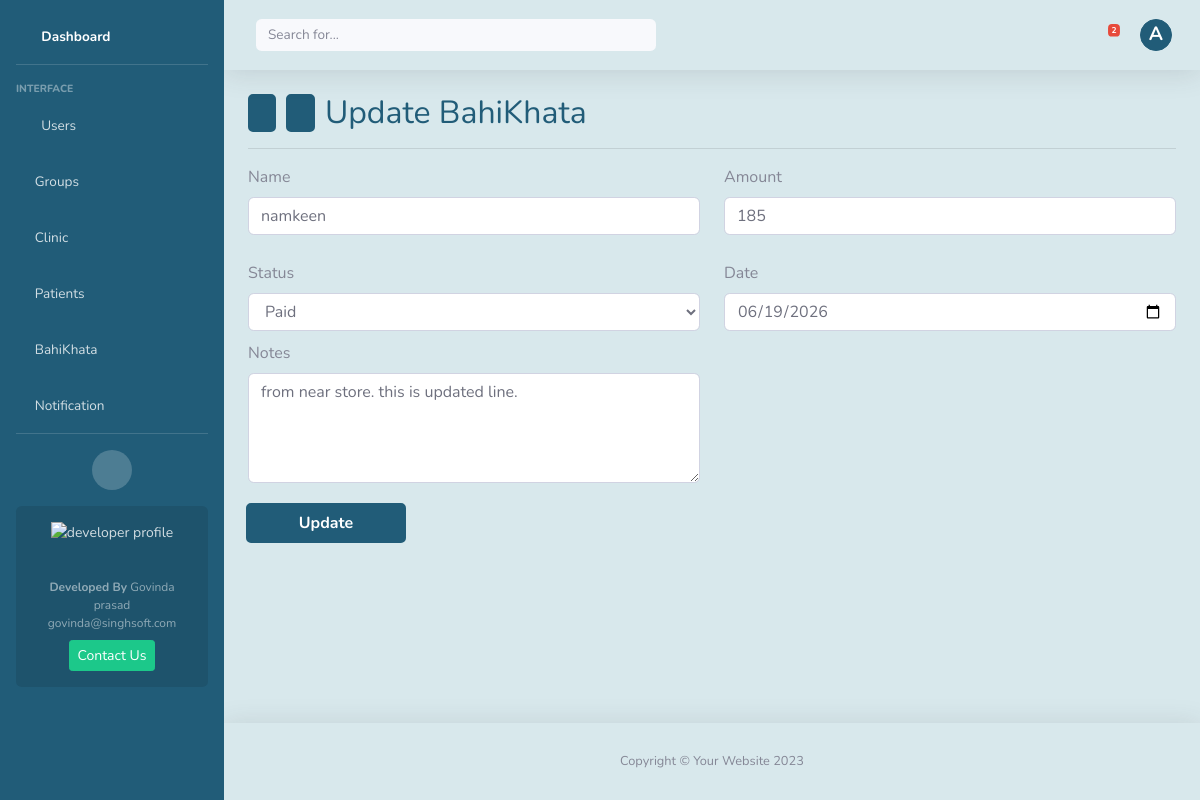
The app's page /bahikhata/update/11/ (signed in) with its own data.
### home/models.py (models this page shows, shortened)
class User(AbstractUser):
    custom_id   = models.CharField(max_length=10, unique=True, blank=False, null=False)
    clinic      = models.ForeignKey('Clinic', on_delete=models.CASCADE, related_name="clinic_users", null=True, blank=True)
    profile_img = models.ImageField(upload_to=rename_image, blank=True)
    phone       = models.CharField(validators=[indian_phone_regex], max_length=15, blank=True, null=True)
    is_superuser= models.BooleanField(default=False)
    is_admin    = models.BooleanField(default=False)    # clinic admin
    is_admin_staff= models.BooleanField(default=False)    # clinic staff
    is_password_reset=models.BooleanField(default=False)
    is_active   = models.BooleanField(default=True)
    updated_at  = models.DateTimeField(auto_now=True)
    objects     = CustomUserManager()

### bahikhata/models.py (models this page shows, shortened)
class BahiKhata(models.Model):
    PAYMENT_STATUS_CHOICES = [
        ('pending', 'Pending'),
        ('paid', 'Paid'),
        ('overdue', 'Overdue'),
    ]
    user = models.ForeignKey(User, on_delete=models.SET_NULL, null=True, blank=True)
    name = models.CharField(max_length=255)
    amount = models.IntegerField()
    notes = models.TextField(blank=True, null=True)
    payment_status = models.CharField(max_length=20, choices=PAYMENT_STATUS_CHOICES, default='paid')
    created_at = models.DateTimeField(default=timezone.now)
    updated_at = models.DateTimeField(auto_now=True)

### bahikhata/views.py (the view, shortened to what this page needs)
# urls.py: path('update/<int:id>/', views.update_bahikhata, name='update_bahikhata'),
@require_http_methods(["GET","POST"])
@login_required(login_url='login')
@permission_required(['khata.change_bahikhata'], raise_exception=True)
def update_bahikhata(request, id):
    try:
        user = request.user
        bill = BahiKhata.objects.get(id=id)
    except BahiKhata.DoesNotExist:
        messages.error(request, "Bill not found.")
    except Exception as e:
        messages.error(request, f"An error occurred: {str(e)}")
    return render(request, 'bahikhata_edit.html', {'record':bill})

### home/context_processors.py (called while the page is built)
def notification_context(request):
    if request.user.is_authenticated:
        unread = Notification.objects.filter(
            receiver=request.user
        ).exclude(
            seen_notes__seen_by=request.user
        ).count()
    else:
        unread = 0
    return {"unread_notifications": unread}

### home/templatetags/custom_filters.py (called while the page is built)
@register.filter
def get_first_letter(username):
    return username[0] if username else '?'

### bahikhata/templates/bahikhata_edit.html (shortened to what this page needs)
{% extends 'layout.html' %}
{% block content %}
    <div class="d-flex justify-content-between align-items-center">
        <div class="nav-container" style="display: flex; gap: 10px; justify-content: center;">
            <button class="cnav-btn" onclick="window.history.back()" title="Back"><i class="fa fa-arrow-left"></i></button>
            <button class="cnav-btn" onclick="window.history.forward()" title="Forward"><i class="fa fa-arrow-right"></i></button>
            <h2 class="mb-0 custome-color-dark">Update BahiKhata</h2>
        </div>
    </div>
    <hr>
    <div id="clinic-from-div">
        <div class="justify-content-center">
            <form method="POST" class="clinic_form">
                <div class="row" style="margin-top: 10px;">
                    <div class="col-sm-6">
                        <label class="form-label">Name</label>
                        <input type="text" class="form-control" name="name" id="product_name" placeholder="Name" style="width: 100%;" maxlength="250"
                            oninput="checkUnique(this)" required value="{{record.name}}">
                    </div>
                    <div class="col-sm-6">
                        <label class="form-label">Amount</label>
                        <input type="number" class="form-control" name="amount" placeholder="100" style="width: 100%;" required value="{{record.amount}}">
                    </div>
                </div>
                <div class="row" style="margin-top: 10px;">
                    <div class="col-sm-6">
                        <label class="form-label">Status</label>
                        <select id="status" class="form-control" name="payment_status" style="width: 100%;">
                            <option value="paid" {% if record.payment_status == 'paid' %}selected{% endif %}>Paid</option>
                        </select>
                    </div>
                    <div class="col-sm-6">
                        <label class="form-label">Date</label>
                        <input type="date" class="form-control" name="created_at" value="{{ record.created_at|date:'Y-m-d' }}" required style="width: 100%;">
                    </div>
                </div>
                <div class="row" style="margin-top: 10px;">
                    <div class="col-sm-6">
                        <label class="form-label">Notes</label>
                        <textarea class="form-control" name="notes" rows="4" style="width: 100%;">{{record.notes}}</textarea>
                    </div>
                </div>
                <div class="row" style="margin-top: 20px; margin-bottom: 20px; padding-left:10px;">
                    <button class="btn cb" name="submit_clinic_details" type="submit" style="width: 10rem;">Update</button>
                </div>
            </form>
        </div>
    </div>
{% endblock %}

### home/templates/layout.html (shortened to what this page needs)
{% load static %}
{% load custom_filters %}
<!DOCTYPE html>
<html lang="en">
<head>
    <link href="{% static 'vendor/fontawesome-free/css/all.min.css' %}" rel="stylesheet" type="text/css">
    <link href="{% static 'css/sb-admin-2.min.css' %}" rel="stylesheet">
</head>
<body id="page-top">
    <div id="wrapper">
        <ul class="navbar-nav sidebar sidebar-dark box-background-dark" id="accordionSidebar">
            <li class="nav-item active mt-2" >
              {% if request.user.is_superuser or request.user.is_admin %}
                <a class="nav-link" href="{% url 'index' %}">
                    <i class="fas fa-fw fa-chart-area"></i>
                    <span>Dashboard</span>
                </a>
              {% else %}
                <a class="nav-link" href="#">
                    <span>Dashboard</span>
                </a>
              {% endif %}
            </li>
            <hr class="sidebar-divider">
            <div class="sidebar-heading">Interface</div>
          {% if perms.home.view_user %}
            <li class="nav-item">
                <a class="nav-link " href="{% url 'all_users' %}" aria-expanded="true">
                    <i class="fas fa-fw fa-user"></i>
                    <span>Users</span>
                </a>
            </li>
          {% endif %}
          {% if perms.auth.view_group %}
            <li class="nav-item">
                <a class="nav-link " href="{% url 'groups' %}" aria-expanded="true" >
                    <i class='fas fa-layer-group'></i>
                    <span>Groups</span>
                </a>
            </li>
          {% endif %}
          {% if perms.home.view_clinic %}
            <li class="nav-item">
                <a class="nav-link" href="{% url 'clinic' %}" aria-expanded="true">
                    <i class="fas fa-clinic-medical"></i>
                    <span>Clinic</span>
                </a>
            </li>
          {% endif %}
          {% if perms.home.view_patient %}
            <li class="nav-item">
                <a class="nav-link " href="{% url 'patients' %}" aria-expanded="true" >
                    <i class="fas fa-diagnoses"></i>
                    <span>Patients</span>
                </a>
            </li>
          {% endif %}
          {% if perms.bahikhata.view_bahikhata %}
            <li class="nav-item">
                <a class="nav-link " href="{% url 'bahikhata' %}" aria-expanded="true" >
                    <i class="fas fa-book"></i>
                    <span>BahiKhata</span>
                </a>
            </li>
          {% endif %}
          {% if perms.home.view_notification %}
            <li class="nav-item">
                <a class="nav-link " href="{% url 'notifications' %}" aria-expanded="true" >
                    <i class="fas fa-envelope-open-text"></i>
                    <span>Notification</span>
                </a>
            </li>
          {% endif %}
            <hr class="sidebar-divider d-none d-md-block">
            <div class="text-center d-none d-md-inline">
                <button class="rounded-circle border-0" id="sidebarToggle"></button>
            </div>
            <div class="sidebar-card d-none d-lg-flex">
                <img class="sidebar-card-illustration mb-2" src="{% static "/img/undraw_profile.svg" %}" alt="developer profile">
                <p class="text-center mb-2"><strong>Developed By</strong> Govinda prasad govinda@singhsoft.com</p>
                <a class="btn btn-success btn-sm" href="mailto:govinda@singhsoft.com">Contact Us</a>
            </div>
        </ul>
        <div id="content-wrapper" class="d-flex flex-column">
            <div id="content" style="background: #d8e8ec">
                <nav class="navbar navbar-expand topbar mb-4 static-top shadow">
                    {% if search_bar|default:"true" == "true" %}
                    <form class="d-none d-sm-inline-block form-inline mr-auto ml-md-3 my-2 my-md-0 mw-100 navbar-search">
                        <div class="input-group">
                            <input type="text" class="form-control bg-light border-0 small" placeholder="Search for..."
                                aria-label="Search" aria-describedby="basic-addon2" id="search-bar">
                        </div>
                    </form>
                    {% endif %}
                    <ul class="navbar-nav ml-auto">
                        <li class="nav-item dropdown no-arrow mx-1">
                            <a class="nav-link dropdown-toggle" href="#" id="messagesDropdown" role="button"
                                data-toggle="dropdown" aria-haspopup="true" aria-expanded="false" onclick="fetchNotifications()">
                                <i class="fas fa-envelope fa-fw custome-color-dark cnav-icon2"></i>
                                {% if unread_notifications > 0 %}
                                <span class="badge badge-danger badge-counter">{{unread_notifications}}</span>
                                {% endif %}
                            </a>
                        </li>
                        <li class="nav-item dropdown no-arrow">
                            <a class="nav-link dropdown-toggle" href="#" id="userDropdown" role="button"
                                data-toggle="dropdown" aria-haspopup="true" aria-expanded="false">
                                {% if request.user.profile_img %}
                                    <img class="img-profile rounded-circle box-background-border-dark cnav-icon"
                                        src="{{request.user.profile_img.url}}" alt="profile image" title="{{request.user.username}}">
                                {% else %}
                                    <div class="img-profile rounded-circle user-face cnav-icon" title="{{request.user.username}}">
                                        {{ request.user.username|get_first_letter|upper }}
                                    </div>
                                {% endif %}
                            </a>
                        </li>
                    </ul>
                </nav>
                <div class="container-fluid">
                    {% block content %}{% endblock %}
                </div>
            </div>
            <footer class="sticky-footer box-background-light shadow">
                <div class="container my-auto">
                    <div class="copyright text-center my-auto" style="">
                        <span>Copyright &copy; Your Website 2023</span>
                    </div>
                </div>
            </footer>
        </div>
    </div>
</body>
</html>

### home/templates/layout.html (style rules this page uses)
input[type=number] { -moz-appearance: textfield; }
.cnav-btn { color: white; font-weight:bold; border-radius: 5px; cursor: pointer; background-color: rgba(33, 92, 120, 1)!important; border: 2px solid rgba(33, 92, 120, 1)!important; transition: color .15s ease-in-out, background-color .15s ease-in-out, border-color .15s ease-in-out, box-shadow .15s ease-in-out; }
.cb { color: white; font-weight:bold; border-radius: 5px; background-color: rgba(33, 92, 120, 1)!important; border: 2px solid rgba(33, 92, 120, 1)!important; }
.box-background-dark { background-color: rgba(33, 92, 120, 1)!important; }
.box-background-light { background-color: #d8e8ec; }
.custome-color-dark { color: rgba(33, 92, 120, 1); }
.user-face { text-align: center; font-size: larger; font-weight: bold; background-color: rgba(33, 92, 120, 1)!important; border: 1px solid rgba(33, 92, 120, 1)!important; color: white; }

### records on screen
User: user.username|get_first_letter "A"
BahiKhata: name "namkeen", amount "185", payment_status "Paid", created_at "06/19/2026", notes "from near store. this is updated line."

### other values on screen
{{ unread_notifications }} "2"
